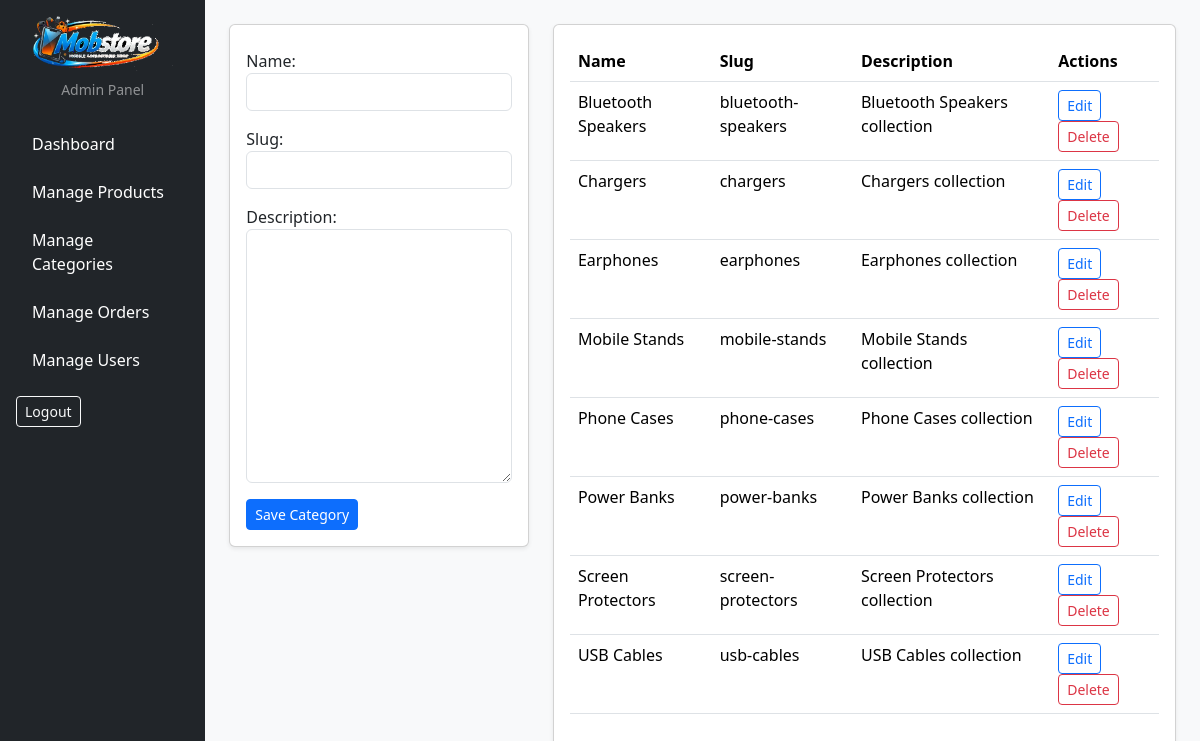
The page /admin-panel/categories/ (signed in) on the database its author committed.
### store/models.py (models this page shows, shortened)
class Category(models.Model):
    name = models.CharField(max_length=120, unique=True)
    description = models.TextField(blank=True)
    slug = models.SlugField(unique=True)
    class Meta:
        ordering = ['name']
        verbose_name_plural = 'Categories'

### store/views.py (the view)
# urls.py: path('admin-panel/categories/', views.admin_categories, name='admin_categories'),
@user_passes_test(is_staff_user, login_url='admin_login')
def admin_categories(request):
    form = CategoryForm(request.POST or None)
    if request.method == 'POST' and form.is_valid():
        form.save()
        messages.success(request, 'Category added.')
        return redirect('admin_categories')
    categories_qs = Category.objects.all()
    return render(
        request,
        'admin_panel/categories.html',
        {'form': form, 'categories': categories_qs},
    )

### store/forms.py
class CategoryForm(forms.ModelForm):
    class Meta:
        model = Category
        fields = ['name', 'slug', 'description']
    def __init__(self, *args, **kwargs):
        super().__init__(*args, **kwargs)
        for field in self.fields.values():
            field.widget.attrs['class'] = 'form-control'

### store/context_processors.py (called while the page is built)
def nav_categories(request):
    return {'nav_categories': Category.objects.all()[:12]}

def cart_count(request):
    if request.user.is_authenticated:
        count = sum(item.quantity for item in Cart.objects.filter(user=request.user).only('quantity'))
        return {'cart_count': count}
    return {'cart_count': 0}

### store/views.py (called while the page is built)
def is_staff_user(user):
    return user.is_authenticated and user.is_staff

### templates/admin_panel/categories.html (shortened to what this page needs)
{% extends "admin_panel/base.html" %}
{% block content %}
<div class="row g-4">
    <div class="col-lg-4">
        <div class="card shadow-sm">
            <div class="card-body">
                <form method="post">
                    {{ form.as_p }}
                    <button class="btn btn-primary btn-sm">Save Category</button>
                </form>
            </div>
        </div>
    </div>
    <div class="col-lg-8">
        <div class="card shadow-sm">
            <div class="card-body table-responsive">
                <table class="table">
                    <thead><tr><th>Name</th><th>Slug</th><th>Description</th><th>Actions</th></tr></thead>
                    <tbody>
                        {% for c in categories %}
                            <tr>
                                <td>{{ c.name }}</td>
                                <td>{{ c.slug }}</td>
                                <td>{{ c.description|default:"-" }}</td>
                                <td>
                                    <a href="{% url 'admin_category_edit' c.pk %}" class="btn btn-sm btn-outline-primary">Edit</a>
                                    <a href="{% url 'admin_category_delete' c.pk %}" class="btn btn-sm btn-outline-danger">Delete</a>
                                </td>
                            </tr>
                        {% endfor %}
                    </tbody>
                </table>
            </div>
        </div>
    </div>
</div>
{% endblock %}

### static/css/styles.css (style rules this page uses)
body { background: #f6f8fb; }

### rows shown on the page
Category: name "Bluetooth Speakers", slug "bluetooth-speakers", description "Bluetooth Speakers collection"
Category: name "Chargers", slug "chargers", description "Chargers collection"
Category: name "Earphones", slug "earphones", description "Earphones collection"
Category: name "Mobile Stands", slug "mobile-stands", description "Mobile Stands collection"
Category: name "Phone Cases", slug "phone-cases", description "Phone Cases collection"
Category: name "Power Banks", slug "power-banks", description "Power Banks collection"
Category: name "Screen Protectors", slug "screen-protectors", description "Screen Protectors collection"
Category: name "USB Cables", slug "usb-cables", description "USB Cables collection"
